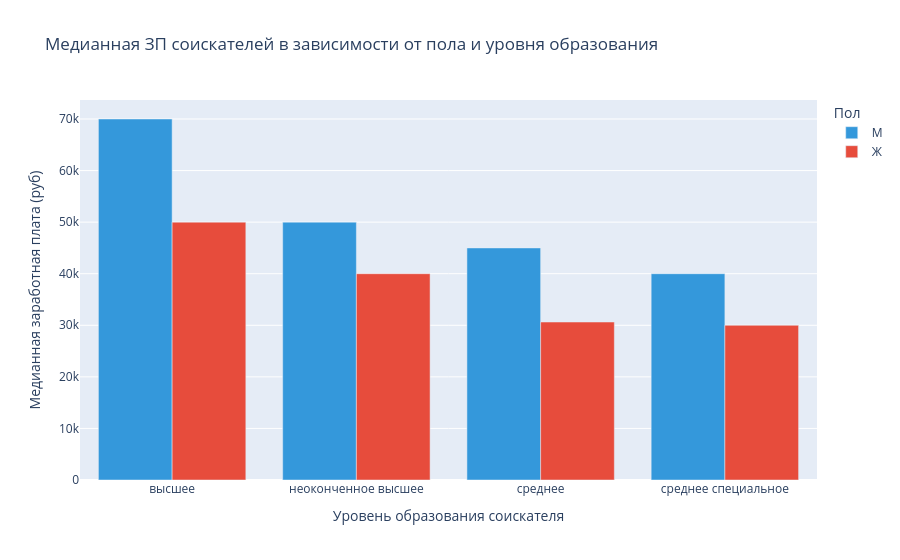
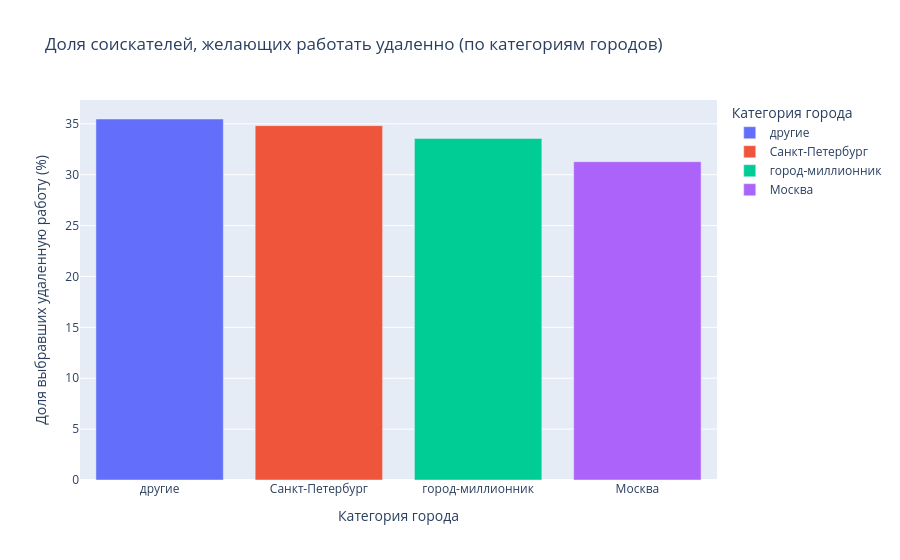

The notebook cell saved with these charts, in order:
### Markdown cell above
**Дополнительные баллы**

Для получения 2 дополнительных баллов по разведывательному анализу постройте еще два любых содержательных графика или диаграммы, которые помогут проиллюстрировать влияние признаков/взаимосвязь между признаками/распределения признаков. Приведите выводы по ним. Желательно, чтобы в анализе участвовали признаки, которые мы создавали ранее в разделе "Преобразование данных".

### Code cell
import plotly.express as px

# 1. Группируем данные (с фильтрацией выбросов свыше 1 млн)
med_salary_gender_edu = dst_data[dst_data['ЗП (руб)'] < 1000000].groupby(
    ['Образование', 'Пол'], 
    as_index=False
)['ЗП (руб)'].median()

# Сортируем для наглядности
med_salary_gender_edu = med_salary_gender_edu.sort_values(by='ЗП (руб)', ascending=False)

# 2. Строим многоуровневую столбчатую диаграмму
fig1 = px.bar(
    med_salary_gender_edu,
    x='Образование',
    y='ЗП (руб)',
    color='Пол',
    barmode='group',
    title='Медианная ЗП соискателей в зависимости от пола и уровня образования',
    labels={
        "ЗП (руб)": "Медианная заработная плата (руб)",
        "Образование": "Уровень образования соискателя",
        "Пол": "Пол"
    },
    color_discrete_map={'М': '#3498db', 'Ж': '#e74c3c'}
)

fig1.show()
fig1.write_html("Pics/salary_by_gender_edu.html")

# 1. Рассчитаем процент желающих работать удаленно (True переводим в проценты)
# Выбираем только признак "удаленная работа" из созданных нами мигалок
remote_work_city = dst_data.groupby('Город', as_index=False)['удаленная работа'].mean()
remote_work_city['удаленная работа'] = remote_work_city['удаленная работа'] * 100 # переводим в проценты

# Сортируем по убыванию доли
remote_work_city = remote_work_city.sort_values(by='удаленная работа', ascending=False)

# 2. Строим столбчатую диаграмму
fig2 = px.bar(
    remote_work_city,
    x='Город',
    y='удаленная работа',
    color='Город',
    title='Доля соискателей, желающих работать удаленно (по категориям городов)',
    labels={
        "удаленная работа": "Доля выбравших удаленную работу (%)",
        "Город": "Категория города"
    }
)

fig2.show()
fig2.write_html("Pics/remote_work_by_city.html")

### Figure 1 — Plotly figure (JSON) as saved in the notebook; plotly's stock layout.template omitted (floating-point values rounded to 4 significant figures)
{"data": [{"alignmentgroup": "True", "hovertemplate": "Пол=М<br>Уровень образования соискателя=%{x}<br>Медианная заработная плата (руб)=%{y}<extra></extra>", "legendgroup": "М", "marker": {"color": "#3498db", "pattern": {"shape": ""}}, "name": "М", "offsetgroup": "М", "orientation": "v", "showlegend": true, "textposition": "auto", "type": "bar", "x": ["высшее", "неоконченное высшее", "среднее", "среднее специальное"], "xaxis": "x", "y": [70000.0, 50000.0, 45000.0, 40000.0], "yaxis": "y"}, {"alignmentgroup": "True", "hovertemplate": "Пол=Ж<br>Уровень образования соискателя=%{x}<br>Медианная заработная плата (руб)=%{y}<extra></extra>", "legendgroup": "Ж", "marker": {"color": "#e74c3c", "pattern": {"shape": ""}}, "name": "Ж", "offsetgroup": "Ж", "orientation": "v", "showlegend": true, "textposition": "auto", "type": "bar", "x": ["высшее", "неоконченное высшее", "среднее", "среднее специальное"], "xaxis": "x", "y": [50000.0, 40000.0, 30630.0, 30000.0], "yaxis": "y"}], "layout": {"barmode": "group", "legend": {"title": {"text": "Пол"}, "tracegroupgap": 0}, "title": {"text": "Медианная ЗП соискателей в зависимости от пола и уровня образования"}, "xaxis": {"anchor": "y", "domain": [0, 1], "title": {"text": "Уровень образования соискателя"}}, "yaxis": {"anchor": "x", "domain": [0, 1], "title": {"text": "Медианная заработная плата (руб)"}}}}

### Figure 2 — Plotly figure (JSON) as saved in the notebook; plotly's stock layout.template omitted (floating-point values rounded to 4 significant figures)
{"data": [{"hovertemplate": "Категория города=%{x}<br>Доля выбравших удаленную работу (%)=%{y}<extra></extra>", "legendgroup": "другие", "marker": {"color": "#636efa", "pattern": {"shape": ""}}, "name": "другие", "orientation": "v", "showlegend": true, "textposition": "auto", "type": "bar", "x": ["другие"], "xaxis": "x", "y": [35.47], "yaxis": "y"}, {"hovertemplate": "Категория города=%{x}<br>Доля выбравших удаленную работу (%)=%{y}<extra></extra>", "legendgroup": "Санкт-Петербург", "marker": {"color": "#EF553B", "pattern": {"shape": ""}}, "name": "Санкт-Петербург", "orientation": "v", "showlegend": true, "textposition": "auto", "type": "bar", "x": ["Санкт-Петербург"], "xaxis": "x", "y": [34.82], "yaxis": "y"}, {"hovertemplate": "Категория города=%{x}<br>Доля выбравших удаленную работу (%)=%{y}<extra></extra>", "legendgroup": "город-миллионник", "marker": {"color": "#00cc96", "pattern": {"shape": ""}}, "name": "город-миллионник", "orientation": "v", "showlegend": true, "textposition": "auto", "type": "bar", "x": ["город-миллионник"], "xaxis": "x", "y": [33.56], "yaxis": "y"}, {"hovertemplate": "Категория города=%{x}<br>Доля выбравших удаленную работу (%)=%{y}<extra></extra>", "legendgroup": "Москва", "marker": {"color": "#ab63fa", "pattern": {"shape": ""}}, "name": "Москва", "orientation": "v", "showlegend": true, "textposition": "auto", "type": "bar", "x": ["Москва"], "xaxis": "x", "y": [31.27], "yaxis": "y"}], "layout": {"barmode": "relative", "legend": {"title": {"text": "Категория города"}, "tracegroupgap": 0}, "title": {"text": "Доля соискателей, желающих работать удаленно (по категориям городов)"}, "xaxis": {"anchor": "y", "categoryarray": ["другие", "Санкт-Петербург", "город-миллионник", "Москва"], "categoryorder": "array", "domain": [0, 1], "title": {"text": "Категория города"}}, "yaxis": {"anchor": "x", "domain": [0, 1], "title": {"text": "Доля выбравших удаленную работу (%)"}}}}
